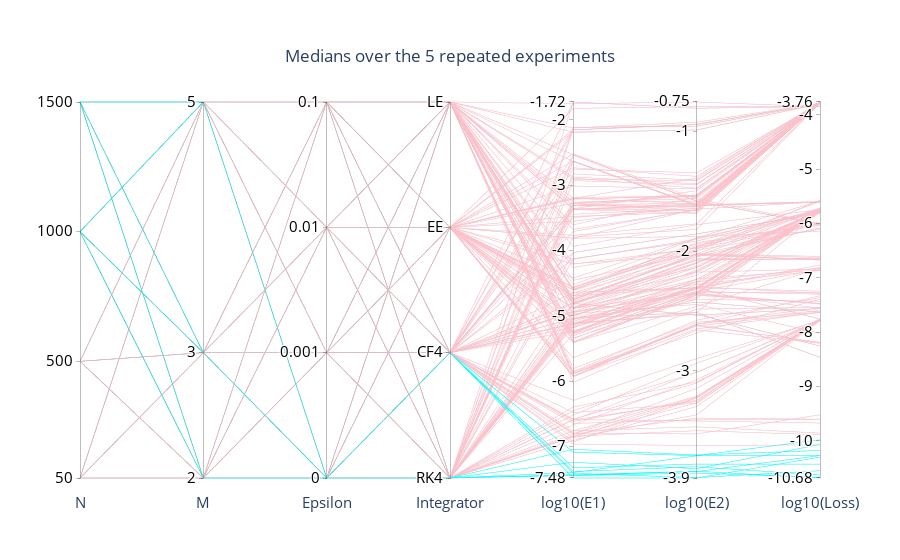

The notebook cell this image was saved under:
### Code cell
import plotly.graph_objects as go

ticksE1, ticksE2, ticksLoss = setTickValues(dataset)

fig = go.Figure(data=go.Parcoords(line = dict(color=dataset["Threshold"], colorscale=[[0,"pink"],[1,"cyan"]]),
                              dimensions = list([
                              dict(label = "N", values = dataset['N'], tickvals = [50,500,1000,1500]),
                              dict(label = 'M', values = dataset['M'], tickvals = [2,3,5]),
                              dict(label = 'Epsilon', values = dataset["Epsilon"],
                                   tickvals = [-4,-3,-2,-1],
                                   ticktext = ["0","0.001","0.01","0.1"]),
                              dict(label = "Integrator", values = dataset["Integrator"],
                                   tickvals = [0,1,2,3],
                                   ticktext = ["RK4", "CF4", "EE", "LE"]),
                              dict(label = 'log10(E1)', values = (dataset['E1']), tickvals = ticksE1 ),
                              dict(label = 'log10(E2)', values = (dataset['E2']), tickvals = ticksE2),
                              dict(label = 'log10(Loss)', values = (dataset['Training Loss']), tickvals = ticksLoss)
                          ])
                          )
                              )
fig = fig.update_layout(
    title=dict(text = "Medians over the 5 repeated experiments", x=.5, xanchor="center", yanchor= "top")
)
fig = fig.update_traces(tickfont_size=15, labelfont_size = 15, 
                    tickfont_color = "black", selector=dict(type='parcoords'),
                    labelside = "bottom")
fig.write_html("ThresholdMedians.html")
fig.show()

### Figure 1 — Plotly figure (JSON) as saved in the notebook; plotly's stock layout.template omitted (floating-point values rounded to 4 significant figures; data arrays with more than 128 entries replaced by an {"elided": "..."} marker saying what was removed)
{"data": [{"dimensions": [{"label": "N", "tickvals": [50, 500, 1000, 1500], "values": {"elided": "192 int values"}}, {"label": "M", "tickvals": [2, 3, 5], "values": {"elided": "192 int values"}}, {"label": "Epsilon", "ticktext": ["0", "0.001", "0.01", "0.1"], "tickvals": [-4, -3, -2, -1], "values": {"elided": "192 int values"}}, {"label": "Integrator", "ticktext": ["RK4", "CF4", "EE", "LE"], "tickvals": [0, 1, 2, 3], "values": {"elided": "192 int values"}}, {"label": "log10(E1)", "tickvals": [-7.48, -7, -6, -5, -4, -3, -2, -1.72], "values": {"elided": "192 float values"}}, {"label": "log10(E2)", "tickvals": [-3.9, -3, -2, -1, -0.75], "values": {"elided": "192 float values"}}, {"label": "log10(Loss)", "tickvals": [-10.68, -10, -9, -8, -7, -6, -5, -4, -3.76], "values": {"elided": "192 float values"}}], "labelfont": {"size": 15}, "labelside": "bottom", "line": {"color": {"elided": "192 int values"}, "colorscale": [[0, "pink"], [1, "cyan"]]}, "tickfont": {"color": "black", "size": 15}, "type": "parcoords"}], "layout": {"title": {"text": "Medians over the 5 repeated experiments", "x": 0.5, "xanchor": "center", "yanchor": "top"}}}
